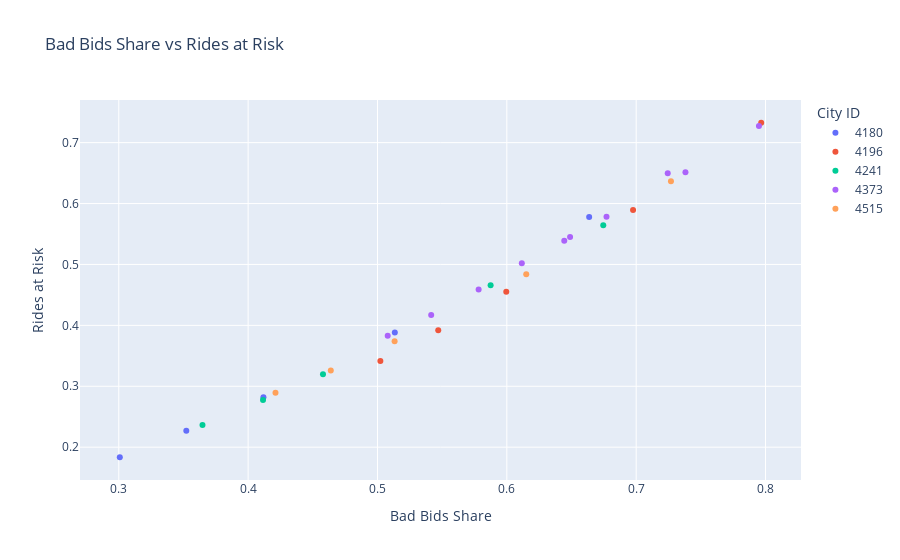

Notebook cell for this chart:
### Code cell
# Создание DataFrame
df_plot= pd.DataFrame(df_result)

# Визуализация
fig = px.scatter(df_plot, x="badbids_share", y="rides_at_risk", color="city",
                 title="Bad Bids Share vs Rides at Risk",
                 labels={"param": "Alpha Parameter", "badbids_share": "Bad Bids Share", 
                         "rides_at_risk": "Rides at Risk", "city": "City ID"})

# Добавляем param в hover template
fig.update_traces(hovertemplate="<b>City:</b> %{color}<br>" + 
                                "<b>Bad Bids Share:</b> %{x}<br>" +
                                "<b>Rides at Risk:</b> %{y}<br>" +
                                "<b>Alpha Parameter:</b> %{customdata}",
                  customdata=df_plot["param"])

fig.show()

### Figure 1 — Plotly figure (JSON) as saved in the notebook; plotly's stock layout.template omitted (floating-point values rounded to 4 significant figures)
{"data": [{"customdata": ["0%", "5%", "10%", "12.50%", "15%", "0%", "5%", "10%", "12.50%", "15%", "0%", "5%", "10%", "12.50%", "15%", "0%", "5%", "10%", "12.50%", "15%", "0%", "5%", "10%", "12.50%", "15%", "0%", "5%", "10%", "12.50%", "15%"], "hovertemplate": "<b>City:</b> %{color}<br><b>Bad Bids Share:</b> %{x}<br><b>Rides at Risk:</b> %{y}<br><b>Alpha Parameter:</b> %{customdata}", "legendgroup": "4180", "marker": {"color": "#636efa", "symbol": "circle"}, "mode": "markers", "name": "4180", "orientation": "v", "showlegend": true, "type": "scatter", "x": [0.6637, 0.5134, 0.4118, 0.3522, 0.3008], "xaxis": "x", "y": [0.5781, 0.3881, 0.2821, 0.2271, 0.1835], "yaxis": "y"}, {"customdata": ["0%", "5%", "10%", "12.50%", "15%", "0%", "5%", "10%", "12.50%", "15%", "0%", "5%", "10%", "12.50%", "15%", "0%", "5%", "10%", "12.50%", "15%", "0%", "5%", "10%", "12.50%", "15%", "0%", "5%", "10%", "12.50%", "15%"], "hovertemplate": "<b>City:</b> %{color}<br><b>Bad Bids Share:</b> %{x}<br><b>Rides at Risk:</b> %{y}<br><b>Alpha Parameter:</b> %{customdata}", "legendgroup": "4196", "marker": {"color": "#EF553B", "symbol": "circle"}, "mode": "markers", "name": "4196", "orientation": "v", "showlegend": true, "type": "scatter", "x": [0.7967, 0.6976, 0.5996, 0.547, 0.5022], "xaxis": "x", "y": [0.7326, 0.5895, 0.455, 0.3921, 0.3416], "yaxis": "y"}, {"customdata": ["0%", "5%", "10%", "12.50%", "15%", "0%", "5%", "10%", "12.50%", "15%", "0%", "5%", "10%", "12.50%", "15%", "0%", "5%", "10%", "12.50%", "15%", "0%", "5%", "10%", "12.50%", "15%", "0%", "5%", "10%", "12.50%", "15%"], "hovertemplate": "<b>City:</b> %{color}<br><b>Bad Bids Share:</b> %{x}<br><b>Rides at Risk:</b> %{y}<br><b>Alpha Parameter:</b> %{customdata}", "legendgroup": "4241", "marker": {"color": "#00cc96", "symbol": "circle"}, "mode": "markers", "name": "4241", "orientation": "v", "showlegend": true, "type": "scatter", "x": [0.6746, 0.5875, 0.4579, 0.4115, 0.3647], "xaxis": "x", "y": [0.5644, 0.4658, 0.3198, 0.2776, 0.2365], "yaxis": "y"}, {"customdata": ["0%", "5%", "10%", "12.50%", "15%", "0%", "5%", "10%", "12.50%", "15%", "0%", "5%", "10%", "12.50%", "15%", "0%", "5%", "10%", "12.50%", "15%", "0%", "5%", "10%", "12.50%", "15%", "0%", "5%", "10%", "12.50%", "15%"], "hovertemplate": "<b>City:</b> %{color}<br><b>Bad Bids Share:</b> %{x}<br><b>Rides at Risk:</b> %{y}<br><b>Alpha Parameter:</b> %{customdata}", "legendgroup": "4373", "marker": {"color": "#ab63fa", "symbol": "circle"}, "mode": "markers", "name": "4373", "orientation": "v", "showlegend": true, "type": "scatter", "x": [0.7949, 0.7381, 0.6771, 0.6444, 0.6116, 0.7244, 0.6489, 0.5782, 0.5415, 0.5079], "xaxis": "x", "y": [0.7273, 0.6515, 0.5782, 0.539, 0.5021, 0.6498, 0.5451, 0.4589, 0.4172, 0.3828], "yaxis": "y"}, {"customdata": ["0%", "5%", "10%", "12.50%", "15%", "0%", "5%", "10%", "12.50%", "15%", "0%", "5%", "10%", "12.50%", "15%", "0%", "5%", "10%", "12.50%", "15%", "0%", "5%", "10%", "12.50%", "15%", "0%", "5%", "10%", "12.50%", "15%"], "hovertemplate": "<b>City:</b> %{color}<br><b>Bad Bids Share:</b> %{x}<br><b>Rides at Risk:</b> %{y}<br><b>Alpha Parameter:</b> %{customdata}", "legendgroup": "4515", "marker": {"color": "#FFA15A", "symbol": "circle"}, "mode": "markers", "name": "4515", "orientation": "v", "showlegend": true, "type": "scatter", "x": [0.7269, 0.615, 0.5132, 0.4639, 0.4212], "xaxis": "x", "y": [0.6364, 0.4838, 0.3738, 0.3258, 0.2892], "yaxis": "y"}], "layout": {"legend": {"title": {"text": "City ID"}, "tracegroupgap": 0}, "title": {"text": "Bad Bids Share vs Rides at Risk"}, "xaxis": {"anchor": "y", "domain": [0, 1], "title": {"text": "Bad Bids Share"}}, "yaxis": {"anchor": "x", "domain": [0, 1], "title": {"text": "Rides at Risk"}}}}
